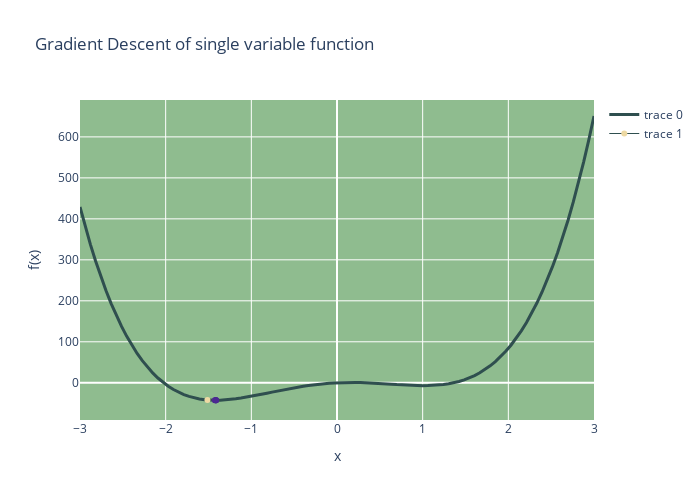

Here is the notebook cell this chart was saved with:
### Markdown cell above
Wykres dla funkcji jednej zmiennej f(x):

### Code cell
max_r = 3
X = np.linspace(-max_r, max_r, 100)
Y = np.array([f(np.array([x])) for x in X])

pt = RNG.uniform(-max_r, max_r, 1)
dsc = gradient_descent(pt, 0.005, grad_f, 0.01, 100)
if not dsc[1]:
    print("Algorithm hasn't found the optimum, steps are out of bounds")
else:
    steps = np.array([x for x in dsc[0]
                    if abs(x[0]) < max_r])
    XS = steps[:, 0]
    YS = np.array([f(x) for x in steps])

    layout = go.Layout(width=700, height=500,
                       title='Gradient Descent of single variable function',
                       xaxis_title='x',
                       yaxis_title='f(x)',
                       plot_bgcolor='DarkSeaGreen')
    fig = go.Figure(data=[go.Scatter(x=X, y=Y, line=dict(color='DarkSlateGrey', width=3))], 
                    layout=layout)
    fig.add_trace(go.Scatter(x=XS, y=YS, mode='lines+markers', 
                            marker=dict(size=6, color=YS,
                            colorscale='Agsunset'),
                            line=dict(color='DarkSlateGrey', width=1)))
    fig.show()

### Figure 1 — Plotly figure (JSON) as saved in the notebook; plotly's stock layout.template omitted (floating-point values rounded to 4 significant figures)
{"data": [{"line": {"color": "DarkSlateGrey", "width": 3}, "type": "scatter", "x": [-3, -2.939, -2.879, -2.818, -2.758, -2.697, -2.636, -2.576, -2.515, -2.455, -2.394, -2.333, -2.273, -2.212, -2.152, -2.091, -2.03, -1.97, -1.909, -1.848, -1.788, -1.727, -1.667, -1.606, -1.545, -1.485, -1.424, -1.364, -1.303, -1.242, -1.182, -1.121, -1.061, -1, -0.9394, -0.8788, -0.8182, -0.7576, -0.697, -0.6364, -0.5758, -0.5152, -0.4545, -0.3939, -0.3333, -0.2727, -0.2121, -0.1515, -0.09091, -0.0303, 0.0303, 0.09091, 0.1515, 0.2121, 0.2727, 0.3333, 0.3939, 0.4545, 0.5152, 0.5758, 0.6364, 0.697, 0.7576, 0.8182, 0.8788, 0.9394, 1, 1.061, 1.121, 1.182, 1.242, 1.303, 1.364, 1.424, 1.485, 1.545, 1.606, 1.667, 1.727, 1.788, 1.848, 1.909, 1.97, 2.03, 2.091, 2.152, 2.212, 2.273, 2.333, 2.394, 2.455, 2.515, 2.576, 2.636, 2.697, 2.758, 2.818, 2.879, 2.939, 3], "y": [429, 381.7, 337.8, 297.2, 259.6, 225.0, 193.2, 164.1, 137.5, 113.3, 91.41, 71.64, 53.9, 38.06, 24.01, 11.65, 0.8451, -8.492, -16.47, -23.19, -28.74, -33.23, -36.73, -39.34, -41.14, -42.2, -42.62, -42.45, -41.78, -40.66, -39.16, -37.35, -35.28, -33, -30.57, -28.03, -25.43, -22.8, -20.2, -17.65, -15.18, -12.82, -10.6, -8.538, -6.654, -4.964, -3.479, -2.209, -1.159, -0.3307, 0.2756, 0.6641, 0.8422, 0.8202, 0.612, 0.2346, -0.292, -0.9443, -1.696, -2.516, -3.372, -4.228, -5.044, -5.776, -6.38, -6.806, -7, -6.908, -6.469, -5.623, -4.303, -2.441, 0.03586, 3.202, 7.137, 11.92, 17.64, 24.38, 32.24, 41.31, 51.68, 63.46, 76.75, 91.67, 108.3, 126.8, 147.3, 169.8, 194.5, 221.6, 251.1, 283.3, 318.2, 355.9, 396.7, 440.6, 487.8, 538.6, 592.9, 651]}, {"line": {"color": "DarkSlateGrey", "width": 1}, "marker": {"color": [-41.8, -42.61, -42.63, -42.63, -42.63, -42.63], "colorscale": [[0, "rgb(75, 41, 145)"], [0.1667, "rgb(135, 44, 162)"], [0.3333, "rgb(192, 54, 157)"], [0.5, "rgb(234, 79, 136)"], [0.6667, "rgb(250, 120, 118)"], [0.8333, "rgb(246, 169, 122)"], [1, "rgb(237, 217, 163)"]], "size": 6}, "mode": "lines+markers", "type": "scatter", "x": [-1.512, -1.427, -1.416, -1.413, -1.413, -1.412], "y": [-41.8, -42.61, -42.63, -42.63, -42.63, -42.63]}], "layout": {"height": 500, "plot_bgcolor": "DarkSeaGreen", "title": {"text": "Gradient Descent of single variable function"}, "width": 700, "xaxis": {"title": {"text": "x"}}, "yaxis": {"title": {"text": "f(x)"}}}}
